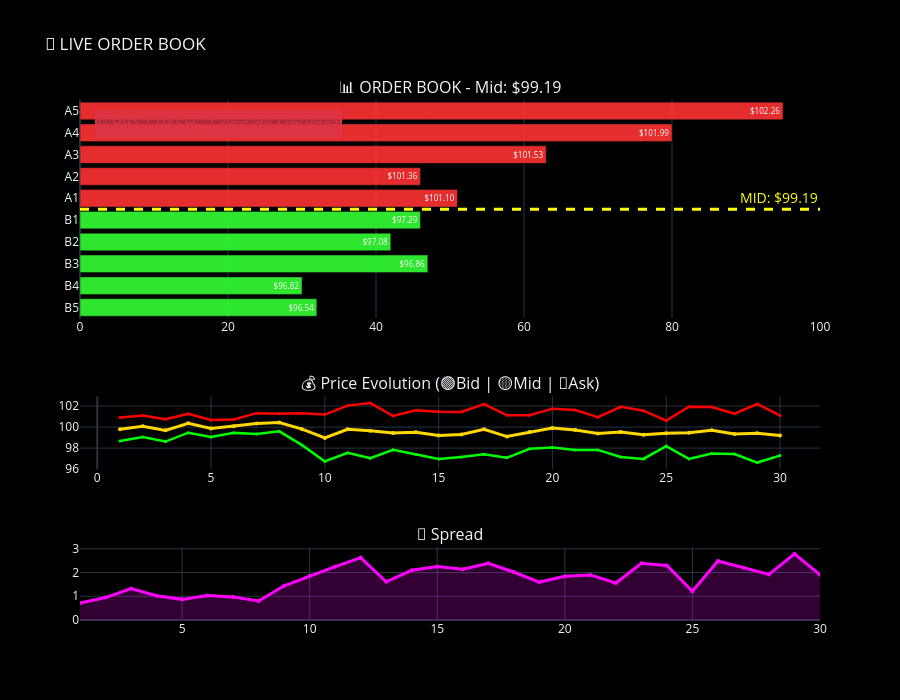

Notebook code cell kept with this figure:
### Markdown cell above
## 💥 **4.1 Escenario de Crisis - Simulación de Crash del Mercado**

<div style='background: linear-gradient(135deg, #e74c3c, #c0392b); padding: 25px; border-radius: 15px; color: white; text-align: center; margin: 25px 0;'>
<h2>🚨 SIMULACIÓN DE CRISIS FINANCIERA</h2>
<p><b>¿Qué pasa cuando el pánico se apodera del mercado?</b></p>
<p><i>"Veremos en tiempo real cómo colapsa la liquidez del lado BID"</i></p>
</div>

### 🎯 **¿Qué vamos a simular?**

<div style="background-color: #fff3cd; border-left: 5px solid #f39c12; padding: 15px; margin: 10px 0; color: #856404;">
<h4 style="color: #f39c12;">⚠️ <b>Escenario: "Bid Side Crash"</b></h4>
<p style="color: #856404;">Un evento que simula una <b>crisis de liquidez</b> donde los compradores huyen del mercado pero los vendedores mantienen sus precios altos.</p>

<p style="color: #856404;"><b>📊 Condiciones Iniciales:</b></p>
<ul style="color: #856404;">
    <li><b>Bid Side:</b> Oscila normalmente entre $99-$100</li>
    <li><b>Ask Side:</b> Oscila normalmente entre $100-$101</li>
    <li><b>Spread:</b> Aproximadamente $1.00 (mercado líquido)</li>
</ul>

<p style="color: #856404;"><b>🚨 Durante la Crisis (Tick 10+):</b></p>
<ul style="color: #856404;">
    <li><b>Bid Side:</b> ¡COLAPSA! Cae a rango $98-$99</li>
    <li><b>Ask Side:</b> Se mantiene estable en $100-$101</li>
    <li><b>Spread:</b> Se AMPLÍA a $2-$3 (pérdida de liquidez)</li>
    <li><b>Volumen Bid:</b> Se reduce drásticamente (~60% menos)</li>
</ul>
</div>

### 🔬 **¿Por qué es importante este escenario?**

<div style="background-color: #e2e3e5; border-left: 5px solid #6c757d; padding: 15px; margin: 10px 0; color: #495057;">
<h4 style="color: #495057;">🎓 <b>Lecciones de Microestructura:</b></h4>

<p style="color: #495057;"><b>1. Asimetría de Información:</b> Los compradores reciben "malas noticias" primero</p>
<p style="color: #495057;"><b>2. Behavior Heterogéneo:</b> Vendedores y compradores reaccionan diferente</p>
<p style="color: #495057;"><b>3. Fragmentación de Liquidez:</b> El mercado se vuelve menos eficiente</p>
<p style="color: #495057;"><b>4. Price Discovery:</b> El precio "justo" se vuelve más difícil de determinar</p>
</div>

---

### Code cell
# Crear el simulador
ultimate_lob = UltimateOrderBookLesson(lob)

# Ejecutar simulación de crisis del bid
ultimate_lob.simulate_bid_crash_scenario(
    crash_tick=10,        # Crisis en el tick 10
    duration=50,         # 50 ticks total
    update_interval=0.1  # Actualización cada 1.2s
)

### Figure 1 — Plotly figure (JSON) as saved in the notebook; plotly's stock layout.template omitted (floating-point values rounded to 4 significant figures)
{"data": [{"marker": {"color": "rgba(255, 50, 50, 0.9)"}, "name": "Asks", "orientation": "h", "text": ["$102.26", "$101.99", "$101.53", "$101.36", "$101.10"], "textfont": {"color": "white", "size": 12}, "textposition": "inside", "type": "bar", "x": [95, 80, 63, 46, 51], "xaxis": "x", "y": [9, 8, 7, 6, 5], "yaxis": "y"}, {"marker": {"color": "rgba(50, 255, 50, 0.9)"}, "name": "Bids", "orientation": "h", "text": ["$97.29", "$97.08", "$96.86", "$96.82", "$96.54"], "textfont": {"color": "white", "size": 12}, "textposition": "inside", "type": "bar", "x": [46, 42, 47, 30, 32], "xaxis": "x", "y": [4, 3, 2, 1, 0], "yaxis": "y"}, {"line": {"color": "lime", "width": 2.5}, "marker": {"color": "lime", "size": 3}, "mode": "lines+markers", "name": "Best Bid", "type": "scatter", "x": [1, 2, 3, 4, 5, 6, 7, 8, 9, 10, 11, 12, 13, 14, 15, 16, 17, 18, 19, 20, 21, 22, 23, 24, 25, 26, 27, 28, 29, 30], "xaxis": "x2", "y": [98.69, 99.05, 98.62, 99.47, 99.07, 99.45, 99.34, 99.6, 98.28, 96.73, 97.55, 97.03, 97.83, 97.42, 96.96, 97.16, 97.41, 97.08, 97.93, 98.07, 97.82, 97.83, 97.15, 96.97, 98.19, 96.97, 97.49, 97.43, 96.63, 97.29], "yaxis": "y2"}, {"line": {"color": "gold", "width": 3}, "marker": {"color": "gold", "size": 4}, "mode": "lines+markers", "name": "Mid Price", "type": "scatter", "x": [1, 2, 3, 4, 5, 6, 7, 8, 9, 10, 11, 12, 13, 14, 15, 16, 17, 18, 19, 20, 21, 22, 23, 24, 25, 26, 27, 28, 29, 30], "xaxis": "x2", "y": [99.8, 100.1, 99.69, 100.4, 99.87, 100.1, 100.3, 100.4, 99.8, 98.96, 99.79, 99.66, 99.44, 99.51, 99.21, 99.3, 99.8, 99.1, 99.53, 99.91, 99.72, 99.39, 99.54, 99.27, 99.41, 99.46, 99.7, 99.35, 99.41, 99.19], "yaxis": "y2"}, {"line": {"color": "red", "width": 2.5}, "marker": {"color": "red", "size": 3}, "mode": "lines+markers", "name": "Best Ask", "type": "scatter", "x": [1, 2, 3, 4, 5, 6, 7, 8, 9, 10, 11, 12, 13, 14, 15, 16, 17, 18, 19, 20, 21, 22, 23, 24, 25, 26, 27, 28, 29, 30], "xaxis": "x2", "y": [100.9, 101.1, 100.8, 101.3, 100.7, 100.7, 101.3, 101.3, 101.3, 101.2, 102.0, 102.3, 101.1, 101.6, 101.5, 101.4, 102.2, 101.1, 101.1, 101.8, 101.6, 100.9, 101.9, 101.6, 100.6, 101.9, 101.9, 101.3, 102.2, 101.1], "yaxis": "y2"}, {"fill": "tozeroy", "fillcolor": "rgba(255, 0, 255, 0.2)", "line": {"color": "magenta", "width": 3}, "marker": {"color": "magenta", "size": 4}, "mode": "lines+markers", "name": "Spread", "type": "scatter", "x": [1, 2, 3, 4, 5, 6, 7, 8, 9, 10, 11, 12, 13, 14, 15, 16, 17, 18, 19, 20, 21, 22, 23, 24, 25, 26, 27, 28, 29, 30], "xaxis": "x3", "y": [0.7123, 0.9459, 1.327, 1.02, 0.869, 1.032, 0.9738, 0.8024, 1.442, 1.862, 2.249, 2.627, 1.609, 2.095, 2.249, 2.134, 2.386, 2.022, 1.597, 1.844, 1.898, 1.558, 2.39, 2.295, 1.213, 2.484, 2.205, 1.918, 2.786, 1.905], "yaxis": "y3"}], "layout": {"annotations": [{"font": {"size": 16}, "showarrow": false, "text": "📊 ORDER BOOK - Mid: $99.19", "x": 0.5, "xanchor": "center", "xref": "paper", "y": 1, "yanchor": "bottom", "yref": "paper"}, {"font": {"size": 16}, "showarrow": false, "text": "💰 Price Evolution (🟢Bid | 🟡Mid | 🔴Ask)", "x": 0.5, "xanchor": "center", "xref": "paper", "y": 0.43, "yanchor": "bottom", "yref": "paper"}, {"font": {"size": 16}, "showarrow": false, "text": "📏 Spread", "x": 0.5, "xanchor": "center", "xref": "paper", "y": 0.14, "yanchor": "bottom", "yref": "paper"}, {"font": {"color": "yellow", "size": 14}, "showarrow": false, "text": "MID: $99.19", "x": 1, "xanchor": "right", "xref": "x domain", "y": 4.5, "yanchor": "bottom", "yref": "y"}, {"bgcolor": "rgba(220, 53, 69, 0.8)", "bordercolor": "#dc3545", "borderwidth": 2, "font": {"color": "#dc3545", "size": 16}, "showarrow": false, "text": "🚨 BID_CRASH - Crisis de Liquidez", "x": 0.02, "xref": "paper", "y": 0.98, "yref": "paper"}], "height": 700, "paper_bgcolor": "black", "plot_bgcolor": "black", "shapes": [{"line": {"color": "yellow", "dash": "dash", "width": 3}, "type": "line", "x0": 0, "x1": 1, "xref": "x domain", "y0": 4.5, "y1": 4.5, "yref": "y"}], "showlegend": false, "title": {"text": "🔴 LIVE ORDER BOOK"}, "xaxis": {"anchor": "y", "domain": [0, 1]}, "xaxis2": {"anchor": "y2", "domain": [0, 1]}, "xaxis3": {"anchor": "y3", "domain": [0, 1]}, "yaxis": {"anchor": "x", "domain": [0.58, 1], "ticktext": ["B5", "B4", "B3", "B2", "B1", "A1", "A2", "A3", "A4", "A5"], "tickvals": [0, 1, 2, 3, 4, 5, 6, 7, 8, 9]}, "yaxis2": {"anchor": "x2", "domain": [0.29, 0.43]}, "yaxis3": {"anchor": "x3", "domain": [0, 0.14]}}}
